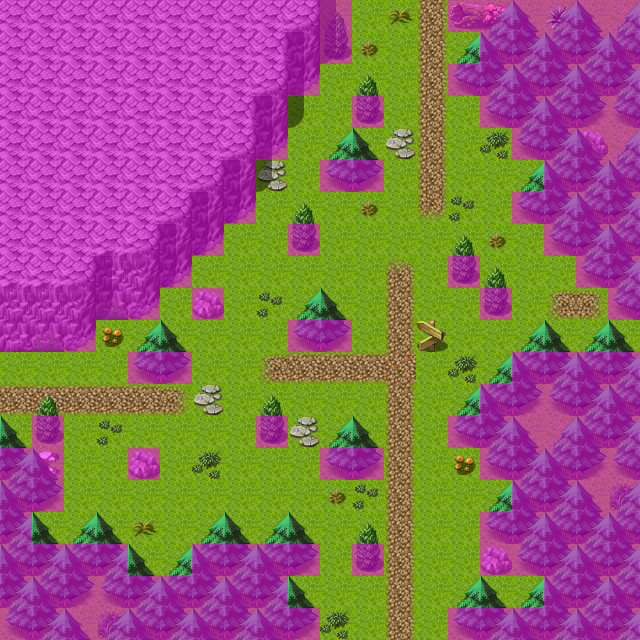

The image is a tile-based game level rendered from a .tmx file. Its description and source (layers, tilesets, objects; grid data summarised) follow:
An orthogonal 20x20 tile map with 32x32 px tiles, 4 tile layers (Ground, Objects, Above, Walkable), 40 tilesets and 7 objects (3x mapchange, 3x spawn, sign).

<map version="1.0" orientation="orthogonal" width="20" height="20" tilewidth="32" tileheight="32">
 <properties>
  <property name="outdoors" value="1" />
 </properties>
 <tileset firstgid="1" name="map_bed_1" tilewidth="32" tileheight="32">
  <image source="../drawable/map_bed_1.png" width="512" height="256" />
 </tileset>
 <tileset firstgid="129" name="map_border_1" tilewidth="32" tileheight="32">
  <image source="../drawable/map_border_1.png" width="512" height="256" />
 </tileset>
 <tileset firstgid="257" name="map_bridge_1" tilewidth="32" tileheight="32">
  <image source="../drawable/map_bridge_1.png" width="512" height="256" />
 </tileset>
 <tileset firstgid="385" name="map_broken_1" tilewidth="32" tileheight="32">
  <image source="../drawable/map_broken_1.png" width="512" height="256" />
 </tileset>
 <tileset firstgid="513" name="map_cavewall_1" tilewidth="32" tileheight="32">
  <image source="../drawable/map_cavewall_1.png" width="576" height="192" />
 </tileset>
 <tileset firstgid="621" name="map_cavewall_2" tilewidth="32" tileheight="32">
  <image source="../drawable/map_cavewall_2.png" width="576" height="192" />
 </tileset>
 <tileset firstgid="729" name="map_cavewall_3" tilewidth="32" tileheight="32">
  <image source="../drawable/map_cavewall_3.png" width="576" height="192" />
 </tileset>
 <tileset firstgid="837" name="map_chair_table_1" tilewidth="32" tileheight="32">
  <image source="../drawable/map_chair_table_1.png" width="512" height="256" />
 </tileset>
 <tileset firstgid="965" name="map_crate_1" tilewidth="32" tileheight="32">
  <image source="../drawable/map_crate_1.png" width="512" height="256" />
 </tileset>
 <tileset firstgid="1093" name="map_cupboard_1" tilewidth="32" tileheight="32">
  <image source="../drawable/map_cupboard_1.png" width="512" height="256" />
 </tileset>
 <tileset firstgid="1221" name="map_curtain_1" tilewidth="32" tileheight="32">
  <image source="../drawable/map_curtain_1.png" width="512" height="256" />
 </tileset>
 <tileset firstgid="1349" name="map_entrance_1" tilewidth="32" tileheight="32">
  <image source="../drawable/map_entrance_1.png" width="512" height="256" />
 </tileset>
 <tileset firstgid="1477" name="map_fence_1" tilewidth="32" tileheight="32">
  <image source="../drawable/map_fence_1.png" width="512" height="256" />
 </tileset>
 <tileset firstgid="1605" name="map_fence_2" tilewidth="32" tileheight="32">
  <image source="../drawable/map_fence_2.png" width="512" height="256" />
 </tileset>
 <tileset firstgid="1733" name="map_ground_1" tilewidth="32" tileheight="32">
  <image source="../drawable/map_ground_1.png" width="512" height="256" />
 </tileset>
 <tileset firstgid="1861" name="map_ground_2" tilewidth="32" tileheight="32">
  <image source="../drawable/map_ground_2.png" width="512" height="256" />
 </tileset>
 <tileset firstgid="1989" name="map_ground_3" tilewidth="32" tileheight="32">
  <image source="../drawable/map_ground_3.png" width="512" height="256" />
 </tileset>
 <tileset firstgid="2117" name="map_ground_4" tilewidth="32" tileheight="32">
  <image source="../drawable/map_ground_4.png" width="512" height="256" />
 </tileset>
 <tileset firstgid="2245" name="map_ground_5" tilewidth="32" tileheight="32">
  <image source="../drawable/map_ground_5.png" width="512" height="256" />
 </tileset>
 <tileset firstgid="2373" name="map_ground_6" tilewidth="32" tileheight="32">
  <image source="../drawable/map_ground_6.png" width="512" height="256" />
 </tileset>
 <tileset firstgid="2501" name="map_ground_7" tilewidth="32" tileheight="32">
  <image source="../drawable/map_ground_7.png" width="512" height="256" />
 </tileset>
 <tileset firstgid="2629" name="map_ground_8" tilewidth="32" tileheight="32">
  <image source="../drawable/map_ground_8.png" width="512" height="256" />
 </tileset>
 <tileset firstgid="2757" name="map_indoor_1" tilewidth="32" tileheight="32">
  <image source="../drawable/map_indoor_1.png" width="512" height="256" />
 </tileset>
 <tileset firstgid="2885" name="map_kitchen_1" tilewidth="32" tileheight="32">
  <image source="../drawable/map_kitchen_1.png" width="512" height="256" />
 </tileset>
 <tileset firstgid="3013" name="map_outdoor_1" tilewidth="32" tileheight="32">
  <image source="../drawable/map_outdoor_1.png" width="512" height="256" />
 </tileset>
 <tileset firstgid="3141" name="map_pillar_1" tilewidth="32" tileheight="32">
  <image source="../drawable/map_pillar_1.png" width="512" height="256" />
 </tileset>
 <tileset firstgid="3269" name="map_plant_1" tilewidth="32" tileheight="32">
  <image source="../drawable/map_plant_1.png" width="512" height="256" />
 </tileset>
 <tileset firstgid="3397" name="map_rock_1" tilewidth="32" tileheight="32">
  <image source="../drawable/map_rock_1.png" width="512" height="256" />
 </tileset>
 <tileset firstgid="3525" name="map_roof_1" tilewidth="32" tileheight="32">
  <image source="../drawable/map_roof_1.png" width="512" height="256" />
 </tileset>
 <tileset firstgid="3653" name="map_roof_2" tilewidth="32" tileheight="32">
  <image source="../drawable/map_roof_2.png" width="512" height="256" />
 </tileset>
 <tileset firstgid="3781" name="map_shop_1" tilewidth="32" tileheight="32">
  <image source="../drawable/map_shop_1.png" width="512" height="256" />
 </tileset>
 <tileset firstgid="3909" name="map_sign_ladder_1" tilewidth="32" tileheight="32">
  <image source="../drawable/map_sign_ladder_1.png" width="512" height="256" />
 </tileset>
 <tileset firstgid="4037" name="map_table_1" tilewidth="32" tileheight="32">
  <image source="../drawable/map_table_1.png" width="512" height="256" />
 </tileset>
 <tileset firstgid="4165" name="map_trail_1" tilewidth="32" tileheight="32">
  <image source="../drawable/map_trail_1.png" width="512" height="256" />
 </tileset>
 <tileset firstgid="4293" name="map_tree_1" tilewidth="32" tileheight="32">
  <image source="../drawable/map_tree_1.png" width="512" height="256" />
 </tileset>
 <tileset firstgid="4421" name="map_wall_1" tilewidth="32" tileheight="32">
  <image source="../drawable/map_wall_1.png" width="512" height="256" />
 </tileset>
 <tileset firstgid="4549" name="map_wall_2" tilewidth="32" tileheight="32">
  <image source="../drawable/map_wall_2.png" width="480" height="256" />
 </tileset>
 <tileset firstgid="4669" name="map_wall_3" tilewidth="32" tileheight="32">
  <image source="../drawable/map_wall_3.png" width="480" height="256" />
 </tileset>
 <tileset firstgid="4789" name="map_window_1" tilewidth="32" tileheight="32">
  <image source="../drawable/map_window_1.png" width="512" height="256" />
 </tileset>
 <tileset firstgid="4917" name="map_window_2" tilewidth="32" tileheight="32">
  <image source="../drawable/map_window_2.png" width="512" height="256" />
 </tileset>
 <layer name="Ground" width="20" height="20">
  <data>[400 cells, 400 non-empty, 8 distinct tile ids]</data>
 </layer>
 <layer name="Objects" width="20" height="20">
  <data>[400 cells, 186 non-empty, 28 distinct tile ids]</data>
 </layer>
 <layer name="Above" width="20" height="20">
  <data>[400 cells, 68 non-empty, 5 distinct tile ids]</data>
 </layer>
 <layer name="Walkable" width="20" height="20">
  <data>[400 cells, 218 non-empty, 1 distinct tile ids]</data>
 </layer>
 <objectgroup name="Mapevents" width="20" height="20">
  <object name="west" type="mapchange" x="0" y="352" width="32" height="96">
   <properties>
    <property name="map" value="wild8" />
    <property name="place" value="east" />
   </properties>
  </object>
  <object name="north" type="mapchange" x="352" y="0" width="96" height="32">
   <properties>
    <property name="map" value="wild6" />
    <property name="place" value="south" />
   </properties>
  </object>
  </objectgroup>
 <objectgroup name="Spawn" width="20" height="20">
  <!-- 3 objects omitted --></objectgroup>
 <objectgroup name="Keys" width="20" height="20" />
</map>
<!-- 5 of 7 objects omitted -->
